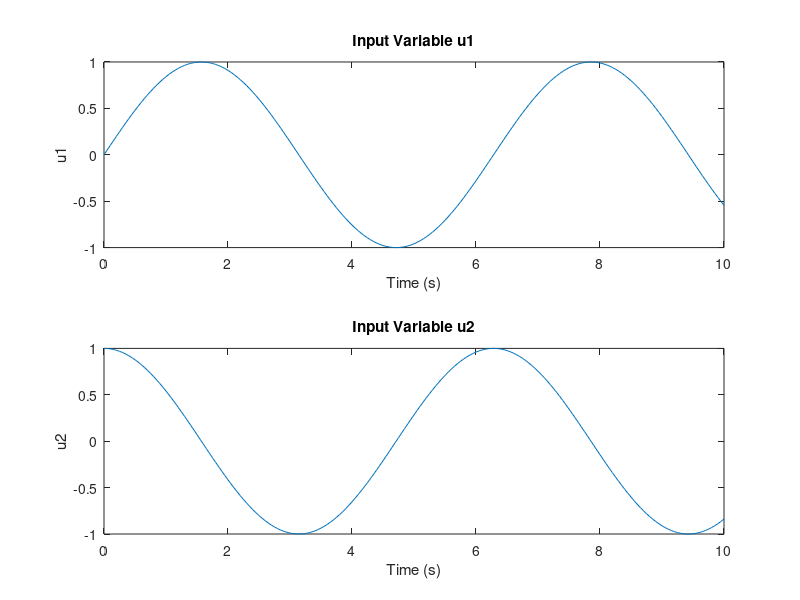
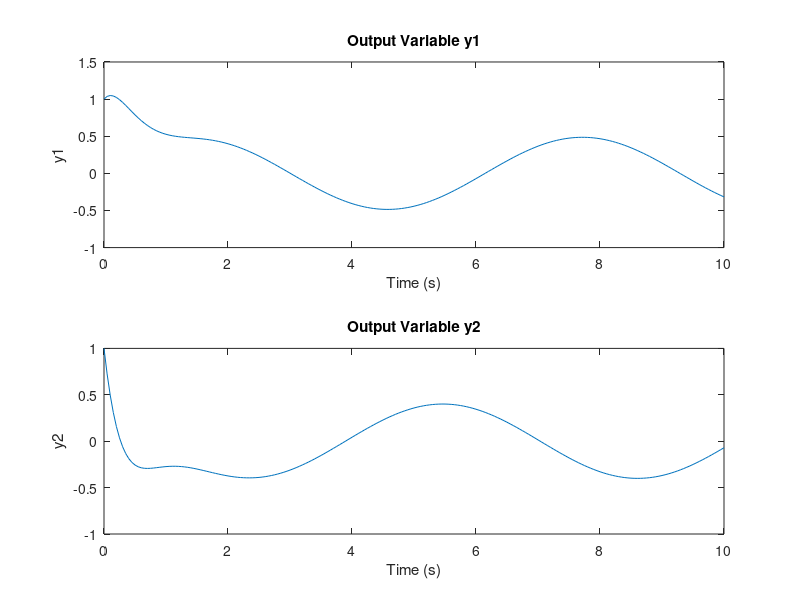

These figures' MATLAB source, in order:
% Define system matrices
A = [-1 2; -3 -4];
B = [1 0; 0 1];
C = [1 0; 0 1];
D = [0 0; 0 0];

% Define initial conditions and time span
x0 = [1; 1];
tspan = 0:0.05:10; % Time vector with 0.05 time step

% Define input function
u = @(t) [sin(t); cos(t)];

% Define the state-space system as a function
dxdt = @(t, x) A * x + B * u(t);

% Solve the system using ode45 with specified time vector
[t, x] = ode45(dxdt, tspan, x0);

% Calculate the output y(t)
y = zeros(length(t), 2);
for i = 1:length(t)
    y(i, :) = (C * x(i, :)' + D * u(t(i)))';
end

% Calculate the input u(t) for saving and plotting
u_values = zeros(length(t), 2);
for i = 1:length(t)
    u_values(i, :) = u(t(i))';
end

% Save time and input to a text file with specified format
input_file = fopen('time_and_input.txt', 'w');
for i = 1:length(t)
    fprintf(input_file, '%.3f %.3f %.3f\n', t(i), u_values(i, 1), u_values(i, 2));
end
fclose(input_file);

% Save time and output to a text file with specified format
output_file = fopen('time_and_output.txt', 'w');
for i = 1:length(t)
    fprintf(output_file, '%.3f %.3f %.3f\n', t(i), y(i, 1), y(i, 2));
end
fclose(output_file);

% Plot the input variables
figure;
subplot(2, 1, 1);
plot(t, u_values(:, 1));
xlabel('Time (s)');
ylabel('u1');
title('Input Variable u1');

subplot(2, 1, 2);
plot(t, u_values(:, 2));
xlabel('Time (s)');
ylabel('u2');
title('Input Variable u2');

% Plot the output variables
figure;
subplot(2, 1, 1);
plot(t, y(:, 1));
xlabel('Time (s)');
ylabel('y1');
title('Output Variable y1');

subplot(2, 1, 2);
plot(t, y(:, 2));
xlabel('Time (s)');
ylabel('y2');
title('Output Variable y2');
